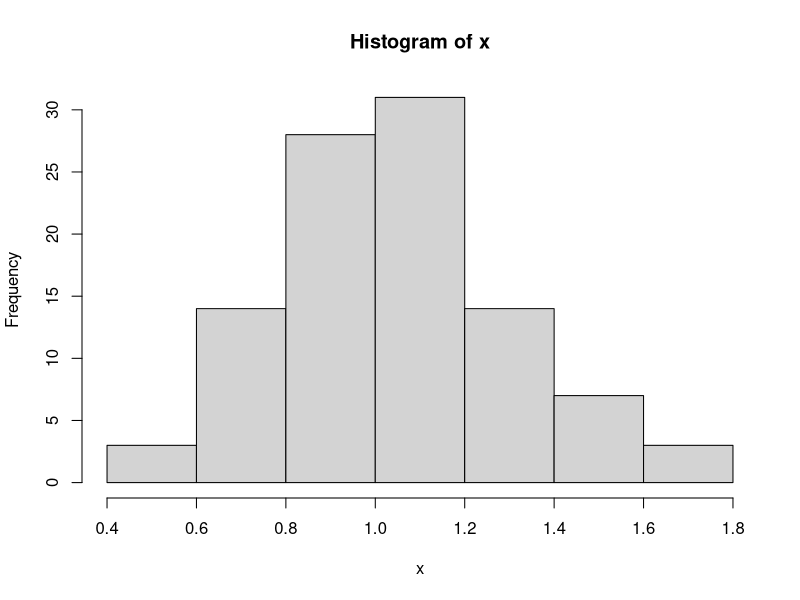

R code for this plot:
## ---- chunk 1
knitr::opts_chunk$set(echo = TRUE)
## ---- chunk 2
x <- rlnorm(100, meanlog = log(1), sdlog = 0.25)
print(x)
## ---- chunk 3
hist(x)
## ---- chunk 4
print(mean(x))
print(var(x))
print(sd(x))
